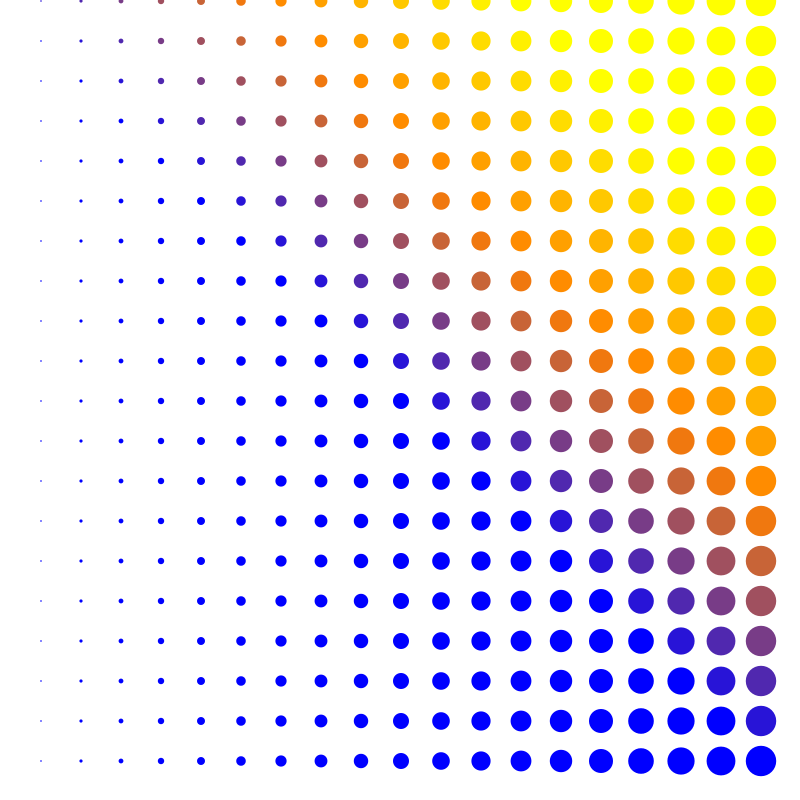
Frame 1 (no input)
Frame 60 (the mouse pressed at the canvas centre just before this capture): identical to frame 1, image omitted
Frame 120 (the mouse held since frame 60 and released just before this capture): identical to frame 1, image omitted

The Processing sketch that drew this single still picture (run headless with seeded random() and noise(); from frame 60 on, the mouse is pressed at the canvas centre):

// Processing sketch: Algo_de_la_clase_semana_09
// ── Algo_de_la_clase_semana_09.pde
int cols, filas, margen;
color c;

void setup(){
  size(800, 800);
  smooth();
  cols = 20;
  filas = 20;
  margen = 50;
  c = color(40, 150, 200);
}

void draw(){
  background(255);
  for(int i = 1; i <= width; i += width/cols){
    for(int j = 1; j <= height; j += height/filas){
      fill(0);
      fp (i, j, i * 0.04, i-j);
    }
  }
}
// ── fp.pde
void fp(int x, int y, float tm, int c){
  fill(c, c * 0.5, 255 - c);
  noStroke();
  ellipse(x, y, tm, tm);
}
